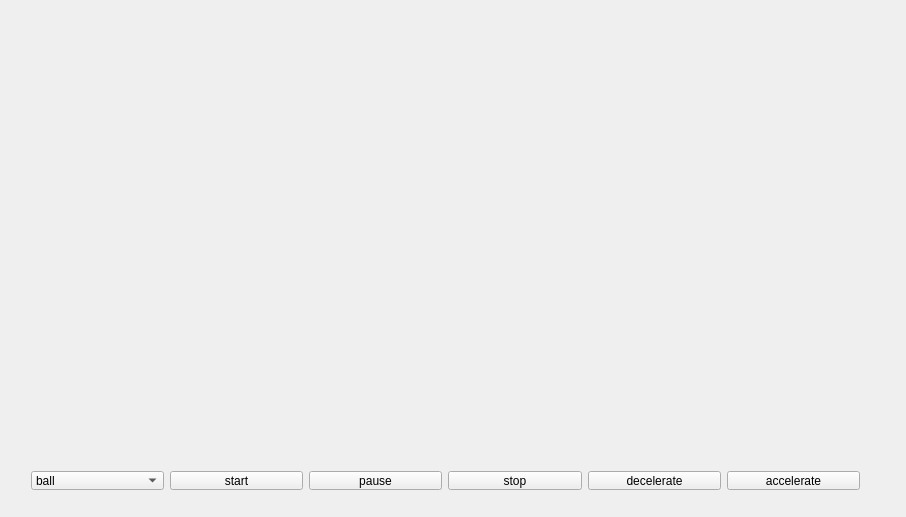
<?xml version="1.0" encoding="UTF-8"?>
<ui version="4.0">
 <class>moveShapeClass</class>
 <widget class="QWidget" name="moveShapeClass">
  <property name="geometry">
   <rect>
    <x>0</x>
    <y>0</y>
    <width>906</width>
    <height>517</height>
   </rect>
  </property>
  <property name="windowTitle">
   <string>moveShape</string>
  </property>
  <widget class="QWidget" name="horizontalLayoutWidget">
   <property name="geometry">
    <rect>
     <x>20</x>
     <y>460</y>
     <width>851</width>
     <height>41</height>
    </rect>
   </property>
   <layout class="QHBoxLayout" name="horizontalLayout">
    <item>
     <widget class="QComboBox" name="chosenButton">
      <item>
       <property name="text">
        <string>ball</string>
       </property>
      </item>
      <item>
       <property name="text">
        <string>triangle</string>
       </property>
      </item>
      <item>
       <property name="text">
        <string>rectangle</string>
       </property>
      </item>
     </widget>
    </item>
    <item>
     <widget class="QPushButton" name="startButton">
      <property name="text">
       <string>start</string>
      </property>
     </widget>
    </item>
    <item>
     <widget class="QPushButton" name="pauseButton">
      <property name="text">
       <string>pause</string>
      </property>
     </widget>
    </item>
    <item>
     <widget class="QPushButton" name="stopButton">
      <property name="text">
       <string>stop</string>
      </property>
     </widget>
    </item>
    <item>
     <widget class="QPushButton" name="decelerateButton">
      <property name="text">
       <string>decelerate</string>
      </property>
     </widget>
    </item>
    <item>
     <widget class="QPushButton" name="accelerateButton">
      <property name="text">
       <string>accelerate</string>
      </property>
     </widget>
    </item>
   </layout>
  </widget>
 </widget>
 <layoutdefault spacing="6" margin="11"/>
 <resources>
  <include location="moveshape.qrc"/>
 </resources>
 <connections/>
</ui>
